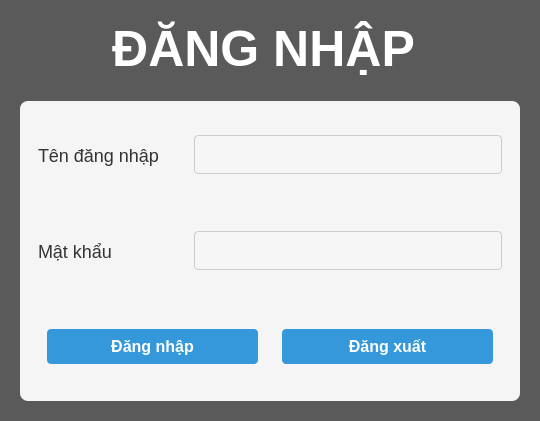
               <widget class="QWidget" name="page_login">
                <property name="styleSheet">
                 <string notr="true">background:rgb(91,90,90);</string>
                </property>
                <layout class="QVBoxLayout" name="verticalLayout_18">
                 <item>
                  <widget class="QWidget" name="wget_title_home" native="true">
                   <property name="maximumSize">
                    <size>
                     <width>16777215</width>
                     <height>80</height>
                    </size>
                   </property>
                   <layout class="QHBoxLayout" name="horizontalLayout_36">
                    <item>
                     <widget class="QLabel" name="label">
                      <property name="font">
                       <font>
                        <pointsize>-1</pointsize>
                        <weight>50</weight>
                        <italic>false</italic>
                        <bold>false</bold>
                       </font>
                      </property>
                      <property name="styleSheet">
                       <string notr="true">
QLabel {
    font-size: 50px;
    font-weight: bold;
    color: #333333;
color:rgb(255,255,255);
font:  &quot;Times New Roman&quot;;
}</string>
                      </property>
                      <property name="text">
                       <string>ĐĂNG NHẬP </string>
                      </property>
                      <property name="alignment">
                       <set>Qt::AlignCenter</set>
                      </property>
                     </widget>
                    </item>
                   </layout>
                  </widget>
                 </item>
                 <item>
                  <widget class="QWidget" name="wget_login" native="true">
                   <layout class="QGridLayout" name="gridLayout">
                    <item row="0" column="0" alignment="Qt::AlignHCenter|Qt::AlignVCenter">
                     <widget class="QWidget" name="widget_5" native="true">
                      <property name="minimumSize">
                       <size>
                        <width>500</width>
                        <height>300</height>
                       </size>
                      </property>
                      <property name="maximumSize">
                       <size>
                        <width>500</width>
                        <height>16777215</height>
                       </size>
                      </property>
                      <property name="styleSheet">
                       <string notr="true">QWidget {
        background-color: #f5f5f5;
	border-radius: 8px;

    }

    QLabel {
        font-size: 18px;
        color: #333333;
    }

    QLineEdit {
        padding: 8px;
        font-size: 16px;
        border: 1px solid #cccccc;
        border-radius: 4px;
    }

    QPushButton {
        padding: 8px 16px;
        font-size: 16px;
        font-weight: bold;
        color: #ffffff;
        background-color: #3498db;
        border: none;
        border-radius: 4px;
    }

    QPushButton:hover {
        background-color: #1e87c7;
    }

    QPushButton:pressed {
        background-color: #136793;
    }</string>
                      </property>
                      <layout class="QVBoxLayout" name="verticalLayout_19">
                       <item>
                        <widget class="QWidget" name="widget_6" native="true">
                         <layout class="QHBoxLayout" name="horizontalLayout_38">
                          <item>
                           <widget class="QLabel" name="label_35">
                            <property name="minimumSize">
                             <size>
                              <width>150</width>
                              <height>0</height>
                             </size>
                            </property>
                            <property name="maximumSize">
                             <size>
                              <width>150</width>
                              <height>16777215</height>
                             </size>
                            </property>
                            <property name="text">
                             <string>Tên đăng nhập</string>
                            </property>
                           </widget>
                          </item>
                          <item>
                           <widget class="QLineEdit" name="bt_username"/>
                          </item>
                         </layout>
                        </widget>
                       </item>
                       <item>
                        <widget class="QWidget" name="widget_11" native="true">
                         <layout class="QHBoxLayout" name="horizontalLayout_19">
                          <item>
                           <widget class="QLabel" name="label_37">
                            <property name="minimumSize">
                             <size>
                              <width>150</width>
                              <height>0</height>
                             </size>
                            </property>
                            <property name="maximumSize">
                             <size>
                              <width>150</width>
                              <height>16777215</height>
                             </size>
                            </property>
                            <property name="text">
                             <string>Mật khẩu</string>
                            </property>
                           </widget>
                          </item>
                          <item>
                           <widget class="QLineEdit" name="bt_password"/>
                          </item>
                         </layout>
                        </widget>
                       </item>
                       <item>
                        <widget class="QWidget" name="widget_13" native="true">
                         <layout class="QHBoxLayout" name="horizontalLayout_42">
                          <item>
                           <widget class="QWidget" name="wg_login" native="true">
                            <layout class="QHBoxLayout" name="horizontalLayout_25">
                             <item>
                              <widget class="QPushButton" name="bt_login">
                               <property name="text">
                                <string>Đăng nhập</string>
                               </property>
                              </widget>
                             </item>
                            </layout>
                           </widget>
                          </item>
                          <item>
                           <widget class="QWidget" name="wg_logout" native="true">
                            <layout class="QHBoxLayout" name="horizontalLayout_24">
                             <item>
                              <widget class="QPushButton" name="bt_logout">
                               <property name="text">
                                <string>Đăng xuất</string>
                               </property>
                              </widget>
                             </item>
                            </layout>
                           </widget>
                          </item>
                         </layout>
                        </widget>
                       </item>
                      </layout>
                     </widget>
                    </item>
                   </layout>
                  </widget>
                 </item>
                </layout>
               </widget>
